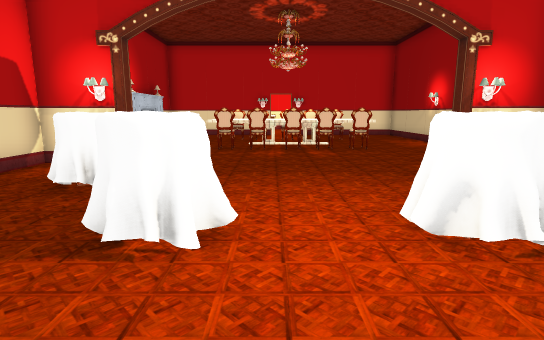
View 1 (above)

17 first-person views from a walk through a Unity game level. The camera is 1.2 m above the floor, tilts 10° down and sees 80° across. The floor is counted in squares, 1 m on a side. Each view is taken from the middle of a square. On the plan, view 1 faces up. The plan holds only what a view shows up to about 14 squares ahead; the rest is blank. The place goes on beyond the plan. The player character is not drawn. Some animated figures are not drawn. Door leaves are left out, so doorways stand open. Some surface patterns are stand-ins.

View 2
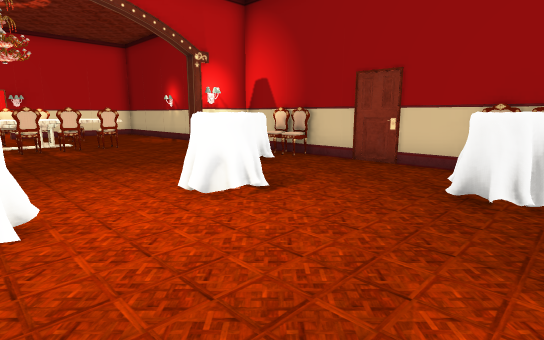

View 3
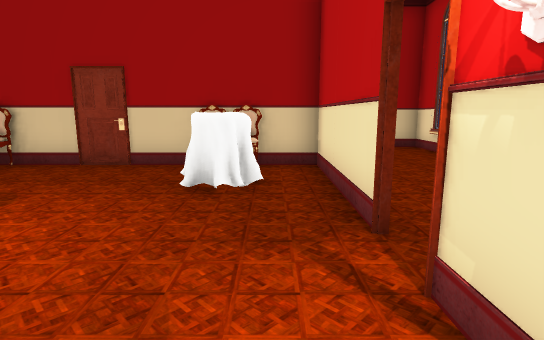

View 4
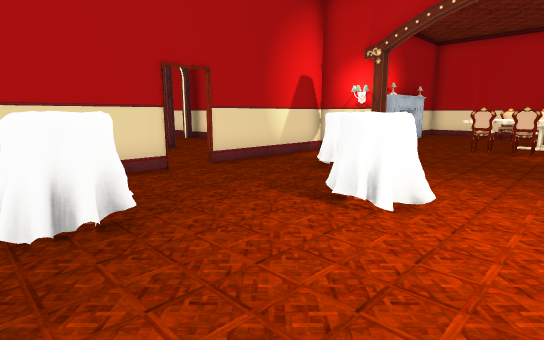

View 5
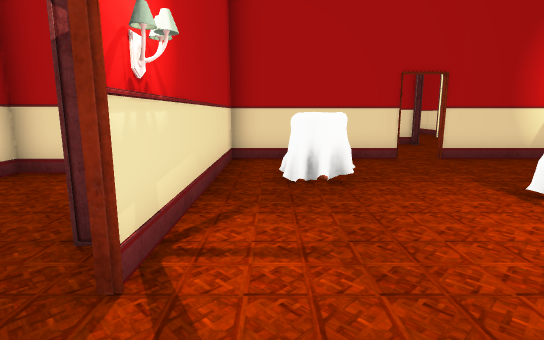

View 6
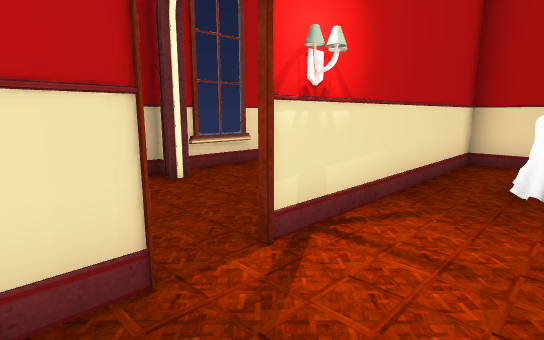

View 7
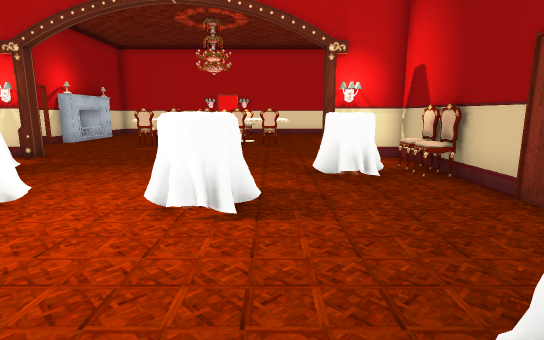

View 8
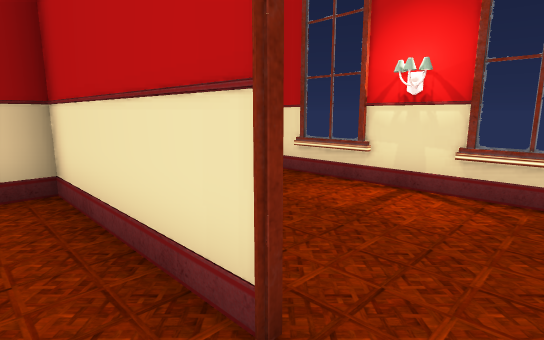

View 9
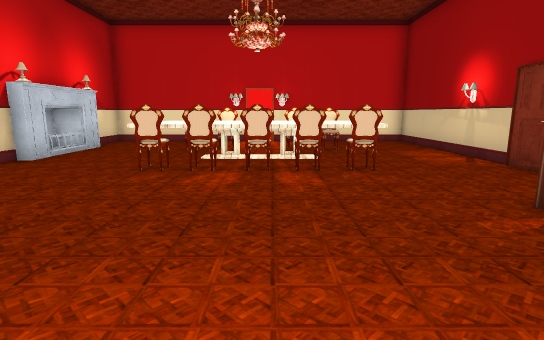

View 10
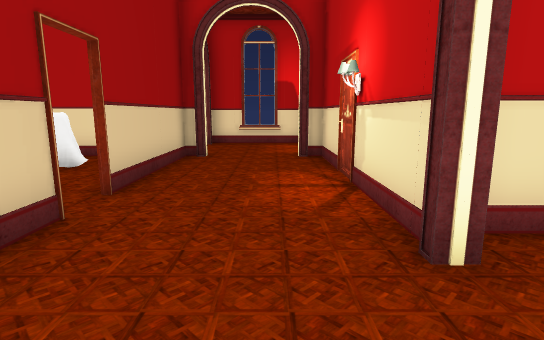

View 11
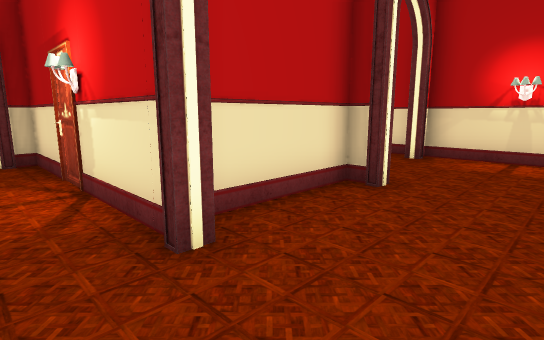

View 12
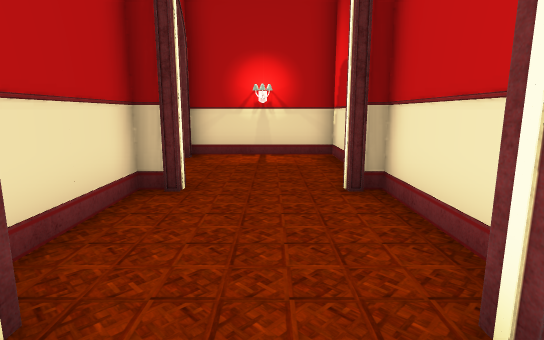

View 13
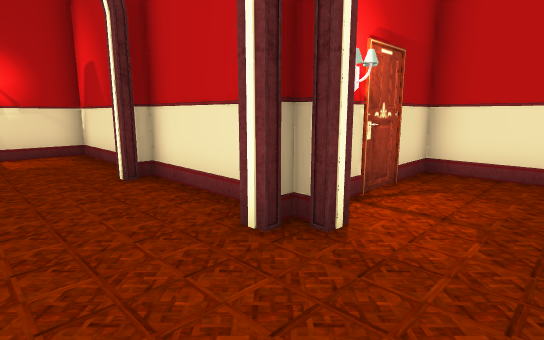

View 14
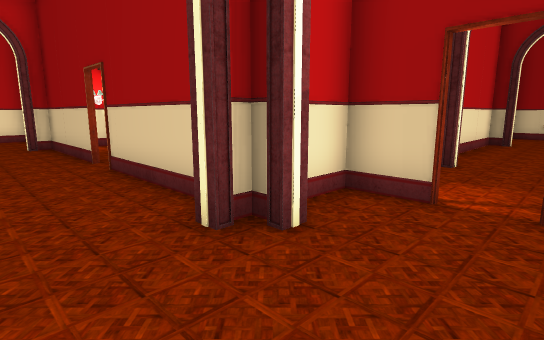

View 15
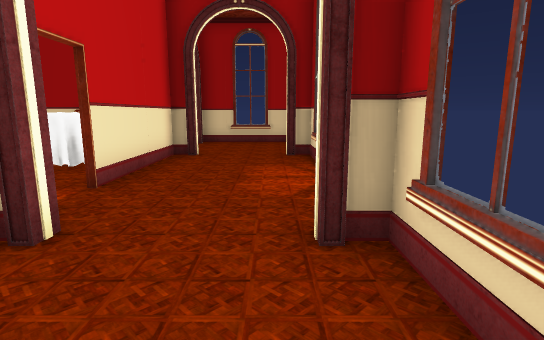

View 16
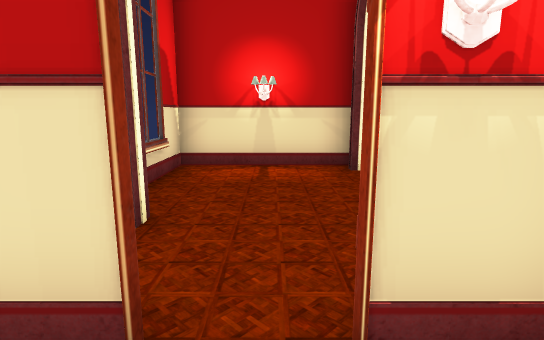

View 17
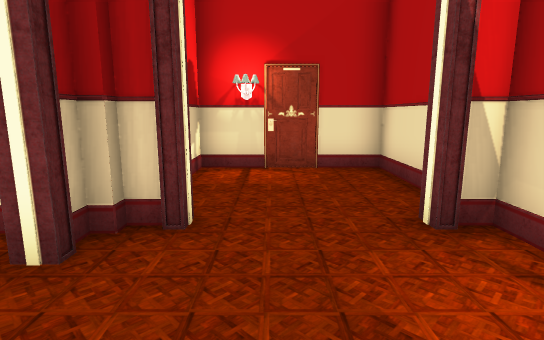

### Floor plan
Points are (right, up) in squares from view 1. A wall is a line through its corners. A room is listed if a view was taken in it or the views show most of it. See-through windows are left out.
Room 1 (views 1, 2, 3, 4, 5, 6, 7, 8, 9)
walls: (-5.5, 2.4) (-5.5, -2.1); (-4.4, 7.8) (-6.1, 7.8); (6.2, 4.9) (6.3, 5.7); (6.3, 4.9) (6.3, 6.2); (2, -2.1) (6.5, -2.1); (-0.2, 10.5) (-0.8, 10.7); (-1.3, 10.5) (-1.9, 10.7); (-0.1, 10.7) (-0.9, 10.7); (-5.5, 7.9) (-5.5, 3.4); (1.1, 10.7) (0.4, 10.7); (-0.1, 10.8) (-0.7, 10.5); (-0.2, 10.8) (-0.7, 10.7); (-1.3, 10.7) (-1.9, 10.7); (2.1, 10.6) (1.3, 10.8); (2.1, 10.7) (1.4, 10.7); (3.2, 10.7) (2.7, 10.6); (3.3, 10.7) (2.7, 10.5); (3.3, 10.7) (2.7, 10.7); (-6.1, -2.1) (1.1, -2.1); (6.5, -2.8) (6.5, 7.8)
low walls: (5.8, 4.9) (5.8, 6.2)
ways out: opening at (-6, 3) to room 2; open door at (1.7, -1.7) to room 4; opening at (-3.5, 10.5); opening at (4.5, 11); open door at (-5, 2); open door at (-5, 10)
objects: table (-4, -1) to (-3, 0); lamp (-4, 8); table (-3, 5) to (-3, 6); table (-2, 3) to (-1, 4); lamp (0, -2); table (2, 3) to (3, 4); table (4, -1) to (5, 0); table (4, 5) to (5, 6); lamp (5, 8)
Room 2 (views 10, 11, 12, 13, 17)
walls: (-9.8, 4.6) (-9.5, 4.6) (-9.2, 4.3); (-9.4, 4.6) (-9.4, -3.6); (-13.5, 3.9) (-10.1, 3.9); (-10.2, 7.8) (-13, 7.8) (-13, 7.2) (-13.4, 7.2); (-9.2, 7.4) (-9.4, 7.2) (-9.8, 7.2); (-14.1, 3.4) (-14.1, 3.6) (-13.3, 3.6) (-13.3, 4.6) (-13, 4.6); (-8.8, 8.1) (-8.8, 7.8) (-9.4, 7.8) (-9.4, 7.2); (-14.9, 7.8) (-17.4, 7.8) (-17.4, 3.6); (-5.6, 3.4) (-5.6, 7.9); (-6.1, 7.8) (-6.1, 8.1); (-16.7, 3.9) (-16.7, 3.4); (-17.4, 3.1) (-17.4, -0.1) (-13.3, -0.1) (-13.3, 0.8); (-9.5, -2.1) (-8.8, -2.1) (-8.8, -2.4); (-6.5, 11.9) (-9.4, 11.9) (-9.4, 9.4); (-6.1, -2.4) (-6.1, -2.1); (-5.6, -2.8) (-5.6, 2.4)
ways out: opening at (-6, 3) to room 1; opening at (-8, -2.7) to room 3; opening at (-6, 11)
objects: lamp (-9, 2); lamp (-9, 9)
Room 3 (view 14)
walls: (-5.8, -5.4) (-5.2, -5.4); (-5.2, -2.8) (-5.6, -2.8); (-9.4, -3.6) (-9.4, -6.1) (-5.5, -6.1); (-3.5, -3.6) (-3.5, -2.1)
ways out: opening at (-8, -2.7) to room 2; open door at (-4, -3.5) to room 4
objects: lamp (-9, -4)
Room 4 (views 15, 16)
walls: (-0.1, -5.4) (0.2, -5.4); (6.5, -2.1) (2, -2.1); (6.8, -2.8) (6.5, -2.8); (8.9, -6.1) (10.5, -6.1) (10.5, -2.1); (-3.4, -4.6) (-3.4, -6.1) (6.5, -6.1); (-3.4, -2.6) (-3.4, -3.6)
ways out: open door at (1.7, -1.7) to room 1; open door at (-4, -3.5) to room 3
objects: lamp (-3, -3)

Positions as (right, up) in squares from view 1, and headings:
1: (0, 0), facing up
2: (-1, -1), facing up-right
3: (-1, -1), facing right
4: (1, -1), facing up-left
5: (3, -1), facing left
6: (3, 0), facing down-left
7: (3, -1), facing up
8: (1, -1), facing down-right
9: (1, 4), facing up
10: (-8, 7), facing down
11: (-8, 7), facing down-left
12: (-8, 6), facing left
13: (-7, 5), facing up-left
14: (-8, -5), facing up-right
15: (-3, -5), facing right
16: (-2, -4), facing left
17: (-15, 7), facing down
